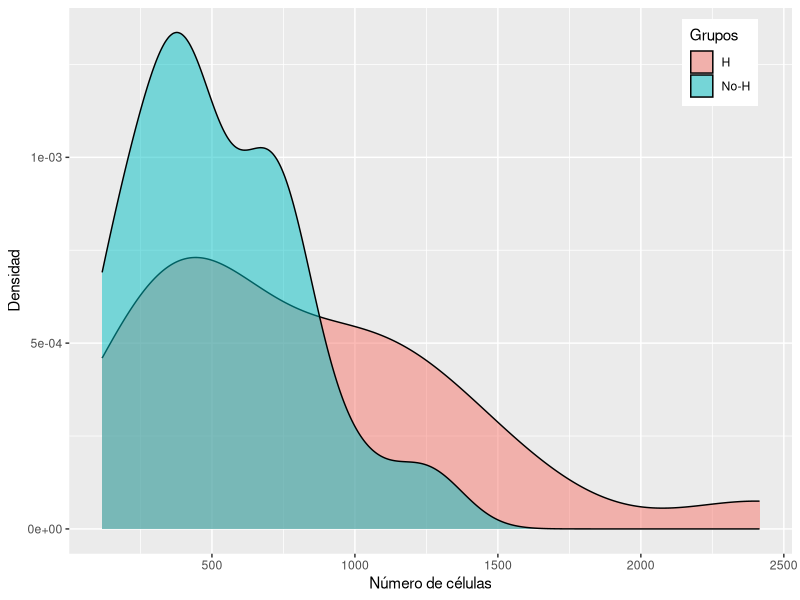
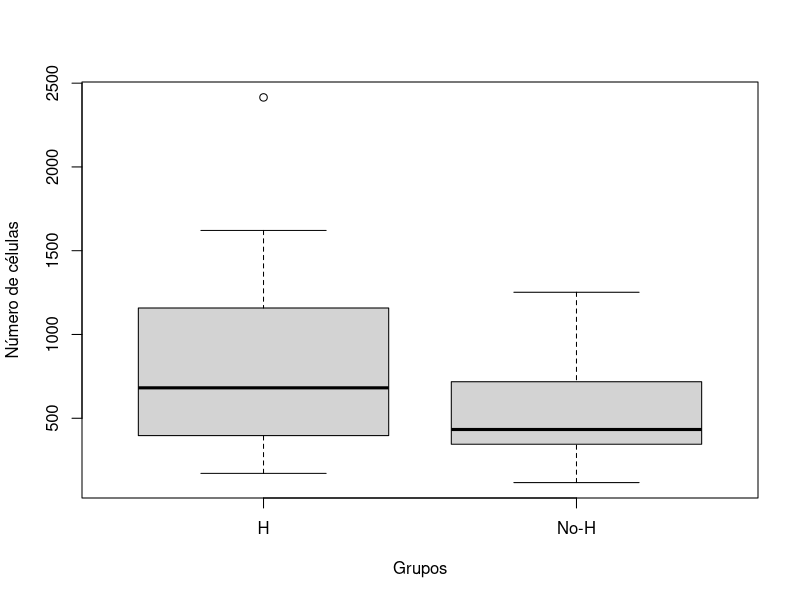

These figures' R source, in order:
library(ggplot2)

# Data
h_counts <- c(396, 568, 1212, 171, 554, 1104, 257, 435, 295, 397,
              288, 1004, 431, 795, 1621, 1378, 902, 958, 1283, 2415)
noh_counts <- c(375, 375, 752, 208, 151, 116, 736, 192, 315, 1252,
                675, 700, 440, 771, 688, 426, 410, 979, 377, 503)

# Combine data into a single data frame
df <- data.frame(
  group = factor(c(rep("H", length(h_counts)), rep("No-H", length(noh_counts)))),
  counts = c(h_counts, noh_counts)
)

ggplot(data = df) +
  geom_density(aes(x = counts, fill = group), alpha = 0.5) +
  labs(x = "Número de células", y = "Densidad", fill = "Grupos") +
  theme(legend.position="inside",legend.position.inside = c(0.9, 0.9))

boxplot(counts ~ group, data=df, ylab="Número de células", xlab="Grupos")


# Fit the Poisson regression model
df <- data.frame(
  has_h = factor(c(rep(1, length(h_counts)), rep(0, length(noh_counts)))),
  counts = c(h_counts, noh_counts)
)
poisson_model <- glm(counts ~ has_h, data = df, family = poisson)

# Summary of the model
summary(poisson_model)
